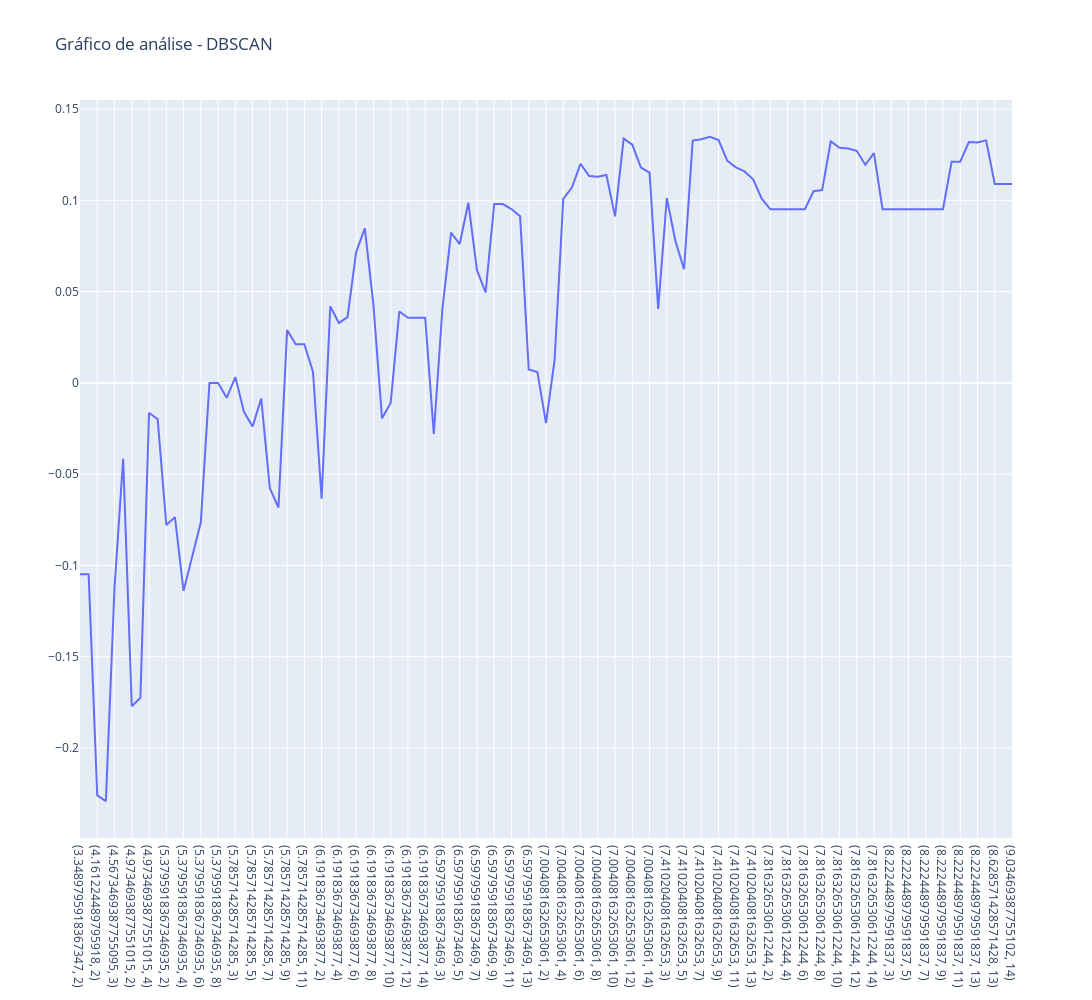

Notebook cell for this chart:
### Markdown cell above
# Função de Otimização do DBSCAN

Define uma função ideal para o dbscan que é usada para encontrar os parâmetros ideais para o algoritmo de cluster DBSCAN (Density-Based Spatial Clustering of Applications with Noise). A função leva um DataFrame df para ser agrupado, um intervalo de eps_values (distância máxima entre duas amostras para que elas sejam consideradas na mesma vizinhança) e min_samples_values (o número de amostras em uma vizinhança para que um ponto seja considerado como um ponto central) como entradas. Realizando uma busca em grade, mostrando todos os valores possiveis

### Code cell
# Esta função plota o escore de silhueta para uma variedade de valores eps e min_samples.
def optimal_dbscan(df, eps_values=np.linspace(0.1, 20, 50), min_samples_values=range(2, 15)):
    
    '''
    df: DataFrame que sera clusterizado.
    eps_values: Valores de eps que você deseja testar.
    min_samples_values: Valores de min_samples que você deseja testar.
    '''
    
    # Escore de silhueta
    silhouette = {}
    
    for eps in eps_values:
        for min_samples in min_samples_values:
            dbscan = DBSCAN(eps=eps, min_samples=min_samples).fit(df)
            n_clusters = len(set(dbscan.labels_))
            if 1 < n_clusters < df.shape[0]:  # Deve haver pelo menos 2 clusters e menos que n_samples para o escore de silhueta
                silhouette[(eps, min_samples)] = silhouette_score(df, dbscan.labels_)
    
    # Plota um gráfico com o plotly
    fig = go.Figure(data=go.Scatter(x=[str(i) for i in silhouette.keys()], y=list(silhouette.values())))
    
    fig.update_layout(title_text="Gráfico de análise - DBSCAN")

    fig.update_layout(
        autosize=False,
        width=1400,
        height=1000,
    )
    
    fig.show()
    
    # Com o rich, cria uma tabela com os resultados
    table = Table(title="Resultados")
    table.add_column("Eps", justify="center", style="cyan", no_wrap=True)
    table.add_column("Min Samples", justify="center", style="magenta", no_wrap=True)
    table.add_column("Silhouette Score", justify="center", style="green", no_wrap=True)
    
    for key, value in silhouette.items():
        table.add_row(str(key[0]), str(key[1]), str(value))
    
    console = Console()
    console.print(table)
    
optimal_dbscan(df)
